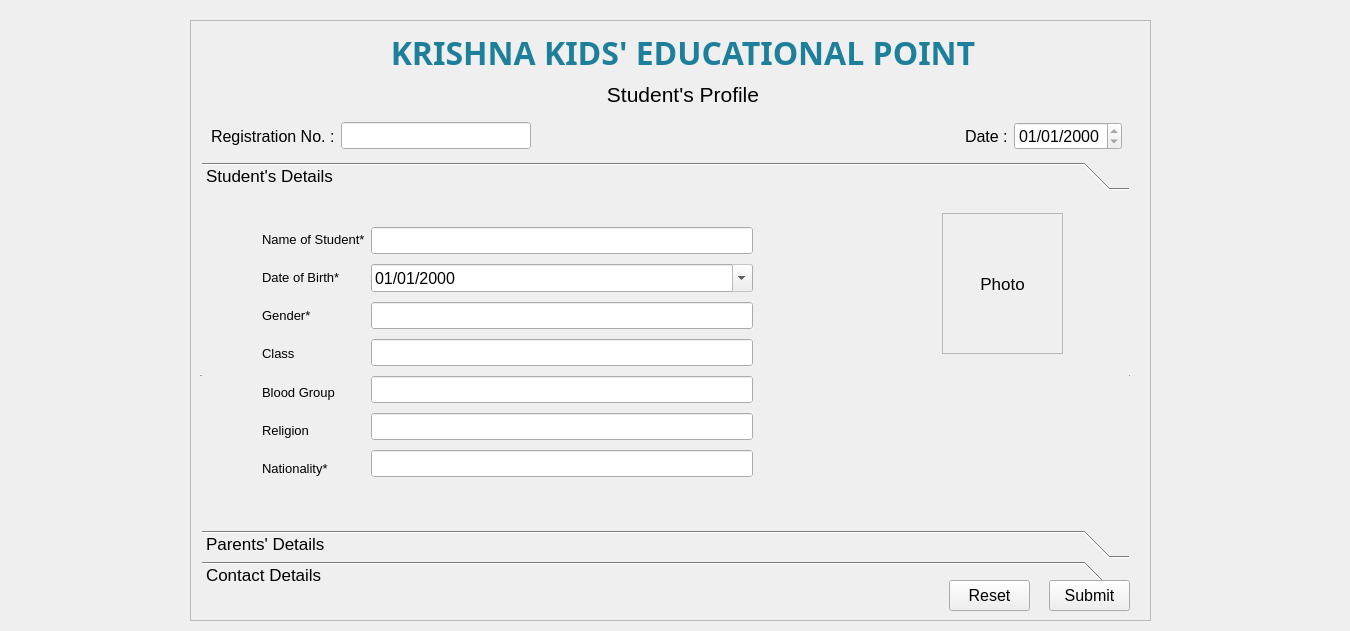
<?xml version="1.0" encoding="UTF-8"?>
<ui version="4.0">
 <class>StudentsProfile</class>
 <widget class="QWidget" name="StudentsProfile">
  <property name="geometry">
   <rect>
    <x>0</x>
    <y>0</y>
    <width>1350</width>
    <height>631</height>
   </rect>
  </property>
  <property name="windowTitle">
   <string>Form</string>
  </property>
  <widget class="QFrame" name="frame">
   <property name="geometry">
    <rect>
     <x>190</x>
     <y>20</y>
     <width>961</width>
     <height>601</height>
    </rect>
   </property>
   <property name="font">
    <font>
     <pointsize>16</pointsize>
    </font>
   </property>
   <property name="autoFillBackground">
    <bool>true</bool>
   </property>
   <property name="frameShape">
    <enum>QFrame::StyledPanel</enum>
   </property>
   <property name="frameShadow">
    <enum>QFrame::Raised</enum>
   </property>
   <widget class="QWidget" name="layoutWidget_6">
    <property name="geometry">
     <rect>
      <x>200</x>
      <y>10</y>
      <width>586</width>
      <height>77</height>
     </rect>
    </property>
    <layout class="QVBoxLayout" name="verticalLayout_4">
     <item>
      <widget class="QLabel" name="lOrgNameP">
       <property name="font">
        <font>
         <family>Economica</family>
         <pointsize>36</pointsize>
         <weight>75</weight>
         <italic>false</italic>
         <bold>true</bold>
         <underline>false</underline>
         <kerning>true</kerning>
        </font>
       </property>
       <property name="autoFillBackground">
        <bool>true</bool>
       </property>
       <property name="text">
        <string>&lt;html&gt;&lt;head/&gt;&lt;body&gt;&lt;p align=&quot;center&quot;&gt;&lt;span style=&quot; font-size:24pt; color:#1e7f9a;&quot;&gt;KRISHNA KIDS' EDUCATIONAL POINT&lt;/span&gt;&lt;/p&gt;&lt;/body&gt;&lt;/html&gt;</string>
       </property>
       <property name="textFormat">
        <enum>Qt::AutoText</enum>
       </property>
       <property name="alignment">
        <set>Qt::AlignHCenter|Qt::AlignTop</set>
       </property>
       <property name="indent">
        <number>0</number>
       </property>
      </widget>
     </item>
     <item>
      <widget class="QLabel" name="lStudentProfile">
       <property name="autoFillBackground">
        <bool>true</bool>
       </property>
       <property name="text">
        <string>Student's Profile</string>
       </property>
       <property name="alignment">
        <set>Qt::AlignCenter</set>
       </property>
      </widget>
     </item>
    </layout>
   </widget>
   <widget class="QToolBox" name="tbStudentProfile">
    <property name="geometry">
     <rect>
      <x>10</x>
      <y>140</y>
      <width>931</width>
      <height>431</height>
     </rect>
    </property>
    <property name="font">
     <font>
      <pointsize>13</pointsize>
     </font>
    </property>
    <property name="autoFillBackground">
     <bool>true</bool>
    </property>
    <property name="inputMethodHints">
     <set>Qt::ImhDigitsOnly|Qt::ImhPreferNumbers</set>
    </property>
    <property name="frameShape">
     <enum>QFrame::HLine</enum>
    </property>
    <property name="frameShadow">
     <enum>QFrame::Raised</enum>
    </property>
    <property name="currentIndex">
     <number>0</number>
    </property>
    <property name="tabSpacing">
     <number>3</number>
    </property>
    <widget class="QWidget" name="studentDetailsP">
     <property name="geometry">
      <rect>
       <x>0</x>
       <y>0</y>
       <width>929</width>
       <height>333</height>
      </rect>
     </property>
     <attribute name="label">
      <string>Student's Details</string>
     </attribute>
     <widget class="QLabel" name="lPhotoP">
      <property name="geometry">
       <rect>
        <x>740</x>
        <y>20</y>
        <width>121</width>
        <height>141</height>
       </rect>
      </property>
      <property name="autoFillBackground">
       <bool>true</bool>
      </property>
      <property name="frameShape">
       <enum>QFrame::StyledPanel</enum>
      </property>
      <property name="text">
       <string>Photo</string>
      </property>
      <property name="textFormat">
       <enum>Qt::AutoText</enum>
      </property>
      <property name="scaledContents">
       <bool>true</bool>
      </property>
      <property name="alignment">
       <set>Qt::AlignCenter</set>
      </property>
     </widget>
     <widget class="QWidget" name="layoutWidget_7">
      <property name="geometry">
       <rect>
        <x>60</x>
        <y>30</y>
        <width>491</width>
        <height>261</height>
       </rect>
      </property>
      <layout class="QGridLayout" name="gridLayout_4">
       <item row="0" column="0">
        <widget class="QLabel" name="lNameP">
         <property name="font">
          <font>
           <pointsize>10</pointsize>
          </font>
         </property>
         <property name="autoFillBackground">
          <bool>true</bool>
         </property>
         <property name="text">
          <string>Name of Student*</string>
         </property>
         <property name="buddy">
          <cstring>leNameStudent</cstring>
         </property>
        </widget>
       </item>
       <item row="0" column="1" rowspan="7">
        <layout class="QVBoxLayout" name="verticalLayout_5">
         <item>
          <widget class="QLineEdit" name="leNameStudentP">
           <property name="font">
            <font>
             <pointsize>12</pointsize>
            </font>
           </property>
           <property name="autoFillBackground">
            <bool>true</bool>
           </property>
           <property name="readOnly">
            <bool>true</bool>
           </property>
          </widget>
         </item>
         <item>
          <widget class="QDateEdit" name="deDOBP">
           <property name="font">
            <font>
             <pointsize>12</pointsize>
            </font>
           </property>
           <property name="autoFillBackground">
            <bool>true</bool>
           </property>
           <property name="readOnly">
            <bool>true</bool>
           </property>
           <property name="displayFormat">
            <string>dd/MM/yyyy</string>
           </property>
           <property name="calendarPopup">
            <bool>true</bool>
           </property>
           <property name="date">
            <date>
             <year>2000</year>
             <month>1</month>
             <day>1</day>
            </date>
           </property>
          </widget>
         </item>
         <item>
          <widget class="QLineEdit" name="leGenderP">
           <property name="font">
            <font>
             <pointsize>12</pointsize>
            </font>
           </property>
           <property name="autoFillBackground">
            <bool>true</bool>
           </property>
           <property name="readOnly">
            <bool>true</bool>
           </property>
          </widget>
         </item>
         <item>
          <widget class="QLineEdit" name="leStdP">
           <property name="font">
            <font>
             <pointsize>12</pointsize>
            </font>
           </property>
           <property name="autoFillBackground">
            <bool>true</bool>
           </property>
           <property name="readOnly">
            <bool>true</bool>
           </property>
          </widget>
         </item>
         <item>
          <widget class="QLineEdit" name="leBloodGrpP">
           <property name="font">
            <font>
             <pointsize>12</pointsize>
            </font>
           </property>
           <property name="autoFillBackground">
            <bool>true</bool>
           </property>
           <property name="readOnly">
            <bool>true</bool>
           </property>
          </widget>
         </item>
         <item>
          <widget class="QLineEdit" name="leReligionP">
           <property name="font">
            <font>
             <pointsize>12</pointsize>
            </font>
           </property>
           <property name="autoFillBackground">
            <bool>true</bool>
           </property>
           <property name="readOnly">
            <bool>true</bool>
           </property>
          </widget>
         </item>
         <item>
          <widget class="QLineEdit" name="leNationalityP">
           <property name="font">
            <font>
             <pointsize>12</pointsize>
            </font>
           </property>
           <property name="autoFillBackground">
            <bool>true</bool>
           </property>
           <property name="readOnly">
            <bool>true</bool>
           </property>
          </widget>
         </item>
        </layout>
       </item>
       <item row="1" column="0">
        <widget class="QLabel" name="lDOBP">
         <property name="font">
          <font>
           <pointsize>10</pointsize>
          </font>
         </property>
         <property name="autoFillBackground">
          <bool>true</bool>
         </property>
         <property name="text">
          <string>Date of Birth*</string>
         </property>
         <property name="buddy">
          <cstring>deDOB</cstring>
         </property>
        </widget>
       </item>
       <item row="2" column="0">
        <widget class="QLabel" name="lGenderP">
         <property name="font">
          <font>
           <pointsize>10</pointsize>
          </font>
         </property>
         <property name="autoFillBackground">
          <bool>true</bool>
         </property>
         <property name="text">
          <string>Gender*</string>
         </property>
         <property name="buddy">
          <cstring>cbGender</cstring>
         </property>
        </widget>
       </item>
       <item row="3" column="0">
        <widget class="QLabel" name="lStdP">
         <property name="font">
          <font>
           <pointsize>10</pointsize>
          </font>
         </property>
         <property name="autoFillBackground">
          <bool>true</bool>
         </property>
         <property name="text">
          <string>Class</string>
         </property>
         <property name="buddy">
          <cstring>leStd</cstring>
         </property>
        </widget>
       </item>
       <item row="4" column="0">
        <widget class="QLabel" name="lBloodGrpP">
         <property name="font">
          <font>
           <pointsize>10</pointsize>
          </font>
         </property>
         <property name="autoFillBackground">
          <bool>true</bool>
         </property>
         <property name="text">
          <string>Blood Group</string>
         </property>
         <property name="buddy">
          <cstring>leBloodGrp</cstring>
         </property>
        </widget>
       </item>
       <item row="6" column="0">
        <widget class="QLabel" name="lNationalityP">
         <property name="font">
          <font>
           <pointsize>10</pointsize>
          </font>
         </property>
         <property name="autoFillBackground">
          <bool>true</bool>
         </property>
         <property name="text">
          <string>Nationality*</string>
         </property>
         <property name="buddy">
          <cstring>leNationality</cstring>
         </property>
        </widget>
       </item>
       <item row="5" column="0">
        <widget class="QLabel" name="lReligionP">
         <property name="font">
          <font>
           <pointsize>10</pointsize>
          </font>
         </property>
         <property name="autoFillBackground">
          <bool>true</bool>
         </property>
         <property name="text">
          <string>Religion</string>
         </property>
         <property name="buddy">
          <cstring>leReligion</cstring>
         </property>
        </widget>
       </item>
      </layout>
     </widget>
    </widget>
    <widget class="QWidget" name="parentsDetailsP">
     <property name="geometry">
      <rect>
       <x>0</x>
       <y>0</y>
       <width>929</width>
       <height>333</height>
      </rect>
     </property>
     <attribute name="label">
      <string>Parents' Details</string>
     </attribute>
     <widget class="QWidget" name="layoutWidget_8">
      <property name="geometry">
       <rect>
        <x>80</x>
        <y>40</y>
        <width>501</width>
        <height>201</height>
       </rect>
      </property>
      <layout class="QGridLayout" name="gridLayout_5">
       <item row="0" column="0">
        <widget class="QLabel" name="lNameFatherP">
         <property name="font">
          <font>
           <pointsize>10</pointsize>
          </font>
         </property>
         <property name="autoFillBackground">
          <bool>true</bool>
         </property>
         <property name="text">
          <string>Father's Name*</string>
         </property>
         <property name="buddy">
          <cstring>leNameStudent</cstring>
         </property>
        </widget>
       </item>
       <item row="0" column="1" rowspan="4">
        <layout class="QVBoxLayout" name="verticalLayout_6">
         <item>
          <widget class="QLineEdit" name="leNameFatherP">
           <property name="font">
            <font>
             <pointsize>12</pointsize>
            </font>
           </property>
           <property name="autoFillBackground">
            <bool>true</bool>
           </property>
           <property name="readOnly">
            <bool>true</bool>
           </property>
          </widget>
         </item>
         <item>
          <widget class="QLineEdit" name="leNameMotherP">
           <property name="font">
            <font>
             <pointsize>12</pointsize>
            </font>
           </property>
           <property name="autoFillBackground">
            <bool>true</bool>
           </property>
           <property name="readOnly">
            <bool>true</bool>
           </property>
          </widget>
         </item>
         <item>
          <widget class="QLineEdit" name="leFatherOccupationP">
           <property name="font">
            <font>
             <pointsize>12</pointsize>
            </font>
           </property>
           <property name="autoFillBackground">
            <bool>true</bool>
           </property>
           <property name="readOnly">
            <bool>true</bool>
           </property>
          </widget>
         </item>
         <item>
          <widget class="QLineEdit" name="leMotherOccupationP">
           <property name="font">
            <font>
             <pointsize>12</pointsize>
            </font>
           </property>
           <property name="autoFillBackground">
            <bool>true</bool>
           </property>
           <property name="readOnly">
            <bool>true</bool>
           </property>
          </widget>
         </item>
        </layout>
       </item>
       <item row="1" column="0">
        <widget class="QLabel" name="lNameMotherP">
         <property name="font">
          <font>
           <pointsize>10</pointsize>
          </font>
         </property>
         <property name="autoFillBackground">
          <bool>true</bool>
         </property>
         <property name="text">
          <string>Mother's Name*</string>
         </property>
         <property name="buddy">
          <cstring>leNameStudent</cstring>
         </property>
        </widget>
       </item>
       <item row="2" column="0">
        <widget class="QLabel" name="lFatherOccupationP">
         <property name="font">
          <font>
           <pointsize>10</pointsize>
          </font>
         </property>
         <property name="autoFillBackground">
          <bool>true</bool>
         </property>
         <property name="text">
          <string>Father's Occupation*</string>
         </property>
         <property name="buddy">
          <cstring>leNameStudent</cstring>
         </property>
        </widget>
       </item>
       <item row="3" column="0">
        <widget class="QLabel" name="lMotherOccupationP">
         <property name="font">
          <font>
           <pointsize>10</pointsize>
          </font>
         </property>
         <property name="autoFillBackground">
          <bool>true</bool>
         </property>
         <property name="text">
          <string>Mother's Occupation</string>
         </property>
         <property name="buddy">
          <cstring>leNameStudent</cstring>
         </property>
        </widget>
       </item>
      </layout>
     </widget>
    </widget>
    <widget class="QWidget" name="contactDetailsP">
     <property name="geometry">
      <rect>
       <x>0</x>
       <y>0</y>
       <width>929</width>
       <height>333</height>
      </rect>
     </property>
     <attribute name="label">
      <string>Contact Details</string>
     </attribute>
     <widget class="QWidget" name="layoutWidget_9">
      <property name="geometry">
       <rect>
        <x>120</x>
        <y>10</y>
        <width>377</width>
        <height>311</height>
       </rect>
      </property>
      <layout class="QGridLayout" name="gridLayout_6">
       <item row="0" column="0">
        <widget class="QLabel" name="lBaseAddP">
         <property name="font">
          <font>
           <pointsize>10</pointsize>
          </font>
         </property>
         <property name="autoFillBackground">
          <bool>true</bool>
         </property>
         <property name="text">
          <string>Base Address*</string>
         </property>
         <property name="buddy">
          <cstring>leNameStudent</cstring>
         </property>
        </widget>
       </item>
       <item row="0" column="1">
        <widget class="QPlainTextEdit" name="teBaseAddP">
         <property name="sizePolicy">
          <sizepolicy hsizetype="Fixed" vsizetype="Fixed">
           <horstretch>0</horstretch>
           <verstretch>0</verstretch>
          </sizepolicy>
         </property>
         <property name="font">
          <font>
           <pointsize>10</pointsize>
          </font>
         </property>
         <property name="autoFillBackground">
          <bool>true</bool>
         </property>
         <property name="readOnly">
          <bool>true</bool>
         </property>
        </widget>
       </item>
       <item row="1" column="0">
        <widget class="QLabel" name="lTownVillageP">
         <property name="font">
          <font>
           <pointsize>10</pointsize>
          </font>
         </property>
         <property name="autoFillBackground">
          <bool>true</bool>
         </property>
         <property name="text">
          <string>Town / Village*</string>
         </property>
         <property name="buddy">
          <cstring>leNameStudent</cstring>
         </property>
        </widget>
       </item>
       <item row="1" column="1">
        <widget class="QLineEdit" name="leTownP">
         <property name="autoFillBackground">
          <bool>true</bool>
         </property>
         <property name="readOnly">
          <bool>true</bool>
         </property>
        </widget>
       </item>
       <item row="2" column="0">
        <widget class="QLabel" name="lStateP">
         <property name="font">
          <font>
           <pointsize>10</pointsize>
          </font>
         </property>
         <property name="autoFillBackground">
          <bool>true</bool>
         </property>
         <property name="text">
          <string>State*</string>
         </property>
         <property name="buddy">
          <cstring>leNameStudent</cstring>
         </property>
        </widget>
       </item>
       <item row="2" column="1">
        <widget class="QLineEdit" name="leStateP">
         <property name="autoFillBackground">
          <bool>true</bool>
         </property>
         <property name="readOnly">
          <bool>true</bool>
         </property>
        </widget>
       </item>
       <item row="3" column="0">
        <widget class="QLabel" name="lPincodeP">
         <property name="font">
          <font>
           <pointsize>10</pointsize>
          </font>
         </property>
         <property name="autoFillBackground">
          <bool>true</bool>
         </property>
         <property name="text">
          <string>Pincode*</string>
         </property>
         <property name="buddy">
          <cstring>leNameStudent</cstring>
         </property>
        </widget>
       </item>
       <item row="3" column="1">
        <widget class="QLineEdit" name="lePincodeP">
         <property name="autoFillBackground">
          <bool>true</bool>
         </property>
         <property name="inputMethodHints">
          <set>Qt::ImhDigitsOnly</set>
         </property>
         <property name="readOnly">
          <bool>true</bool>
         </property>
        </widget>
       </item>
       <item row="4" column="0">
        <widget class="QLabel" name="lPhoneP">
         <property name="font">
          <font>
           <pointsize>10</pointsize>
          </font>
         </property>
         <property name="autoFillBackground">
          <bool>true</bool>
         </property>
         <property name="text">
          <string>Phone (Mob.)*</string>
         </property>
         <property name="buddy">
          <cstring>leNameStudent</cstring>
         </property>
        </widget>
       </item>
       <item row="4" column="1">
        <widget class="QLineEdit" name="lePhoneP">
         <property name="autoFillBackground">
          <bool>true</bool>
         </property>
         <property name="inputMethodHints">
          <set>Qt::ImhDigitsOnly</set>
         </property>
         <property name="readOnly">
          <bool>true</bool>
         </property>
        </widget>
       </item>
       <item row="5" column="0">
        <widget class="QLabel" name="lPhoneP_2">
         <property name="font">
          <font>
           <pointsize>10</pointsize>
          </font>
         </property>
         <property name="autoFillBackground">
          <bool>true</bool>
         </property>
         <property name="text">
          <string>Alt - Phone(Mob.)</string>
         </property>
         <property name="buddy">
          <cstring>leNameStudent</cstring>
         </property>
        </widget>
       </item>
       <item row="5" column="1">
        <widget class="QLineEdit" name="lePhoneP_2">
         <property name="autoFillBackground">
          <bool>true</bool>
         </property>
         <property name="inputMethodHints">
          <set>Qt::ImhDigitsOnly</set>
         </property>
         <property name="readOnly">
          <bool>true</bool>
         </property>
        </widget>
       </item>
       <item row="6" column="0">
        <widget class="QLabel" name="lEmailP">
         <property name="font">
          <font>
           <pointsize>10</pointsize>
          </font>
         </property>
         <property name="autoFillBackground">
          <bool>true</bool>
         </property>
         <property name="text">
          <string>E-Mail</string>
         </property>
         <property name="buddy">
          <cstring>leNameStudent</cstring>
         </property>
        </widget>
       </item>
       <item row="6" column="1">
        <widget class="QLineEdit" name="leEmailP">
         <property name="autoFillBackground">
          <bool>true</bool>
         </property>
         <property name="inputMethodHints">
          <set>Qt::ImhEmailCharactersOnly</set>
         </property>
         <property name="readOnly">
          <bool>true</bool>
         </property>
        </widget>
       </item>
      </layout>
     </widget>
    </widget>
   </widget>
   <widget class="QWidget" name="layoutWidget_10">
    <property name="geometry">
     <rect>
      <x>21</x>
      <y>100</y>
      <width>911</width>
      <height>32</height>
     </rect>
    </property>
    <layout class="QHBoxLayout" name="horizontalLayout_4">
     <item>
      <layout class="QHBoxLayout" name="horizontalLayout_5">
       <item>
        <widget class="QLabel" name="lRegNoP">
         <property name="font">
          <font>
           <pointsize>12</pointsize>
          </font>
         </property>
         <property name="autoFillBackground">
          <bool>true</bool>
         </property>
         <property name="text">
          <string>Registration No. :</string>
         </property>
        </widget>
       </item>
       <item>
        <widget class="QLineEdit" name="leRegNoP">
         <property name="font">
          <font>
           <pointsize>12</pointsize>
          </font>
         </property>
         <property name="autoFillBackground">
          <bool>true</bool>
         </property>
         <property name="readOnly">
          <bool>true</bool>
         </property>
        </widget>
       </item>
      </layout>
     </item>
     <item>
      <spacer name="horizontalSpacer_2">
       <property name="orientation">
        <enum>Qt::Horizontal</enum>
       </property>
       <property name="sizeHint" stdset="0">
        <size>
         <width>428</width>
         <height>20</height>
        </size>
       </property>
      </spacer>
     </item>
     <item>
      <layout class="QHBoxLayout" name="horizontalLayout_6">
       <item>
        <widget class="QLabel" name="lDateCurP">
         <property name="font">
          <font>
           <pointsize>12</pointsize>
          </font>
         </property>
         <property name="autoFillBackground">
          <bool>true</bool>
         </property>
         <property name="text">
          <string>Date :</string>
         </property>
        </widget>
       </item>
       <item>
        <widget class="QDateEdit" name="deRegDateP">
         <property name="font">
          <font>
           <pointsize>12</pointsize>
          </font>
         </property>
         <property name="autoFillBackground">
          <bool>true</bool>
         </property>
         <property name="readOnly">
          <bool>true</bool>
         </property>
         <property name="displayFormat">
          <string>dd/MM/yyyy</string>
         </property>
         <property name="calendarPopup">
          <bool>false</bool>
         </property>
        </widget>
       </item>
      </layout>
     </item>
    </layout>
   </widget>
   <widget class="QPushButton" name="pbReset_2">
    <property name="geometry">
     <rect>
      <x>759</x>
      <y>560</y>
      <width>81</width>
      <height>31</height>
     </rect>
    </property>
    <property name="font">
     <font>
      <pointsize>12</pointsize>
     </font>
    </property>
    <property name="autoFillBackground">
     <bool>true</bool>
    </property>
    <property name="text">
     <string>Reset</string>
    </property>
   </widget>
   <widget class="QPushButton" name="pbSubmit_2">
    <property name="geometry">
     <rect>
      <x>859</x>
      <y>560</y>
      <width>81</width>
      <height>31</height>
     </rect>
    </property>
    <property name="font">
     <font>
      <pointsize>12</pointsize>
     </font>
    </property>
    <property name="autoFillBackground">
     <bool>true</bool>
    </property>
    <property name="text">
     <string>Submit</string>
    </property>
   </widget>
  </widget>
 </widget>
 <resources/>
 <connections/>
</ui>
